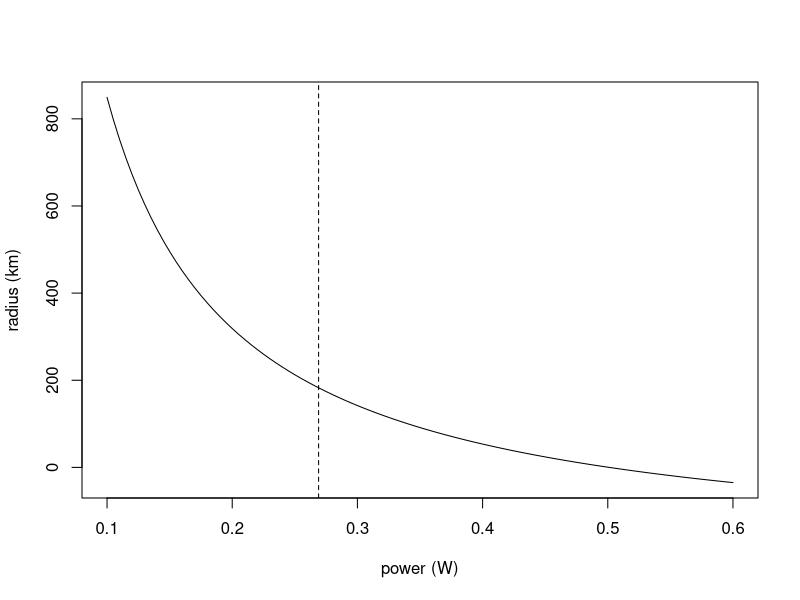
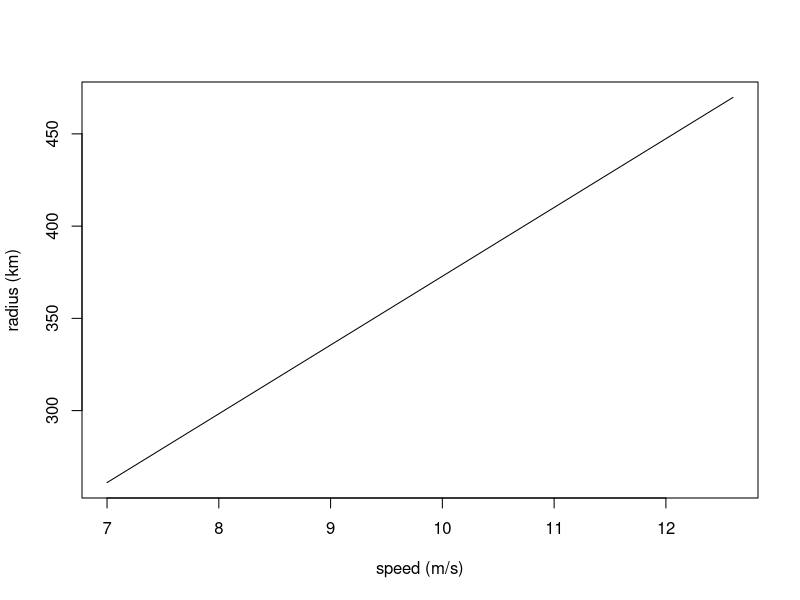

The R source for these figures, in order:
## ---- chunk 1
# Wilson's Storm Petrel
e<-4330 # energy in joules per gram
m<-8 # stomach capacity in grams
t<-86400 # time at sea in seconds
r<-212000 # foraging radius in metres
v<-4.9 # cross country speed in metres per second
p<-.4 # power delivered to chick, this is the value we should get


power <- function(e,m,t,r,v) {
  
 (2*e*m)/(t + (2*r)/v)
}

power(e,m,t,r,v)
## ---- chunk 2
radius<-function(e,m,v,p,t){
(((e*m*v)/p) - ((t*v)/2))/1000
}

radius(e,m,v,p,t)
## ---- chunk 3

# use the function for radius where only one value can vary so we can plot it
# in this case the measure of delivered power can vary with all else constant
radiusPlot<-function(p){
  (((4330*5*4.9)/p) - ((86400*4.9)/2))/1000
}
curve(radiusPlot, from=0.1, to=0.6, xlab="power (W)", ylab="radius (km)")
abline(v = 0.269, lty = 2)
## ---- chunk 4

# use the function for radius where only one value can vary so we can plot it
# in this case the measure of speed can vary with all else constant
radiusPlot<-function(v){
  (((4330*5*v)/0.269) - ((86400*v)/2))/1000
}
curve(radiusPlot, from=7, to=12.6, xlab="speed (m/s)", ylab="radius (km)")
